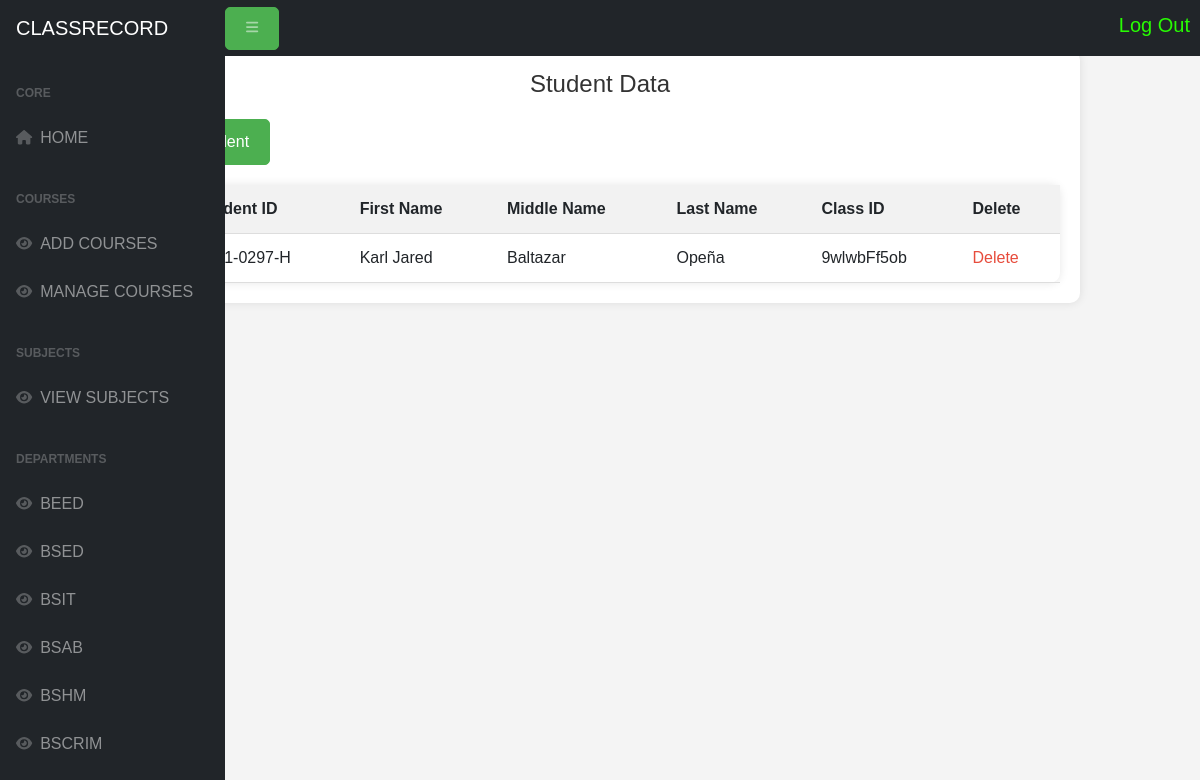
The app's page /adminviewstudent.php?class_id=9wlwbFf5ob with its own data.
### tables this page shows
CREATE TABLE `tblstudents` (
  `student_id` varchar(255) NOT NULL,
  `fname` varchar(255) DEFAULT NULL,
  `lastname` varchar(255) DEFAULT NULL,
  `middlename` varchar(255) DEFAULT NULL,
  `age` int(11) DEFAULT NULL,
  `class_id` varchar(255) NOT NULL
);

### adminviewstudent.php (the view, shortened to what this page needs)
<?php
include 'adminsidebar.php';
include 'adminnavbar.php';
$host = 'localhost';
$username = 'root';
$password = '';
$database = 'classrecord';
$conn = new mysqli($host, $username, $password, $database);
$class_id = isset($_GET['class_id']) ? $_GET['class_id'] : null;
$sql = "SELECT student_id, fname, middlename, lastname, class_id FROM tblstudents WHERE class_id='$class_id'";
$result = $conn->query($sql);
?>
<!DOCTYPE html>
<html lang="en">
<head>
</head>
<body>
    <div class="container">
        <h1>Student Data</h1>
        <div class="btn-container">
            <a href="adminaddstudent.php?class_id=<?php echo $class_id; ?>" class="btn">Add Student</a>
        </div>
        <?php if ($result && $result->num_rows > 0): ?>
            <table>
                <tr>
                    <th>#</th>
                    <th>Student ID</th>
                    <th>First Name</th>
                    <th>Middle Name</th>
                    <th>Last Name</th>
                    <th>Class ID</th>
                    <th>Delete</th>
                </tr>
                <?php $counter = 1; ?>
                <?php while ($row = $result->fetch_assoc()): ?>
                    <tr>
                        <td><?php echo $counter++; ?></td>
                        <td><?php echo $row['student_id']; ?></td>
                        <td><?php echo $row['fname']; ?></td>
                        <td><?php echo $row['middlename']; ?></td>
                        <td><?php echo $row['lastname']; ?></td>
                        <td><?php echo $row['class_id']; ?></td>
                        <td><a href="#" class="delete" onclick="confirmDelete('<?php echo $row['student_id']; ?>', '<?php echo $row['class_id']; ?>')">Delete</a></td>
                    </tr>
                <?php endwhile; ?>
            </table>
        <?php else: ?>
            <p>No records found.</p>
        <?php endif; ?>
    </div>
</body>
</html>

### adminviewstudent.php (style rules this page uses)
body { font-family: Arial, sans-serif; margin: 0; padding: 0; background-color: #f4f4f4; }
.container { width: 80%; margin: 50px auto; overflow-x: auto; padding: 20px; background-color: #fff; box-shadow: 0 0 10px rgba(0, 0, 0, 0.1); border-radius: 10px; }
h1 { text-align: center; margin-bottom: 20px; font-size: 24px; color: #333; }
table { width: 100%; border-collapse: collapse; box-shadow: 0 0 10px rgba(0, 0, 0, 0.1); background-color: #fff; margin-top: 20px; border-radius: 10px; }
th, td { padding: 12px; text-align: left; border-bottom: 1px solid #ddd; }
th { background-color: #f2f2f2; }
td a { color: #3498db; text-decoration: none; }
td a.delete { color: #e74c3c; }
.btn-container { text-align: left; margin-bottom: 20px; }
.btn { display: inline-block; padding: 10px 20px; background-color: #4caf50; color: #fff; text-decoration: none; border-radius: 5px; transition: background-color 0.3s; border: 1px solid #4caf50; }

### records on screen
tblstudents: student "2021-0297-H", fname "Karl Jared", middlename "Baltazar", lastname "Opeña", class "9wlwbFf5ob"
